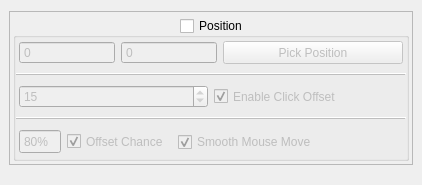
          <widget class="QWidget" name="scrollAreaWidgetContents_4">
           <property name="geometry">
            <rect>
             <x>0</x>
             <y>0</y>
             <width>422</width>
             <height>185</height>
            </rect>
           </property>
           <layout class="QVBoxLayout" name="verticalLayout_15">
            <property name="leftMargin">
             <number>9</number>
            </property>
            <property name="topMargin">
             <number>9</number>
            </property>
            <property name="rightMargin">
             <number>9</number>
            </property>
            <property name="bottomMargin">
             <number>9</number>
            </property>
            <item>
             <widget class="QFrame" name="frame_27">
              <property name="sizePolicy">
               <sizepolicy hsizetype="Preferred" vsizetype="Maximum">
                <horstretch>0</horstretch>
                <verstretch>0</verstretch>
               </sizepolicy>
              </property>
              <property name="frameShape">
               <enum>QFrame::Shape::StyledPanel</enum>
              </property>
              <property name="frameShadow">
               <enum>QFrame::Shadow::Raised</enum>
              </property>
              <layout class="QVBoxLayout" name="verticalLayout_18">
               <property name="leftMargin">
                <number>3</number>
               </property>
               <property name="topMargin">
                <number>6</number>
               </property>
               <property name="rightMargin">
                <number>3</number>
               </property>
               <property name="bottomMargin">
                <number>3</number>
               </property>
               <item>
                <widget class="QGroupBox" name="PositionGroupBox">
                 <property name="sizePolicy">
                  <sizepolicy hsizetype="Minimum" vsizetype="Maximum">
                   <horstretch>0</horstretch>
                   <verstretch>0</verstretch>
                  </sizepolicy>
                 </property>
                 <property name="toolTipDuration">
                  <number>-1</number>
                 </property>
                 <property name="locale">
                  <locale language="English" country="UnitedStates"/>
                 </property>
                 <property name="title">
                  <string>Position</string>
                 </property>
                 <property name="alignment">
                  <set>Qt::AlignmentFlag::AlignHCenter|Qt::AlignmentFlag::AlignTop</set>
                 </property>
                 <property name="flat">
                  <bool>true</bool>
                 </property>
                 <property name="checkable">
                  <bool>true</bool>
                 </property>
                 <property name="checked">
                  <bool>false</bool>
                 </property>
                 <layout class="QVBoxLayout" name="verticalLayout_2">
                  <property name="spacing">
                   <number>6</number>
                  </property>
                  <property name="leftMargin">
                   <number>0</number>
                  </property>
                  <property name="topMargin">
                   <number>0</number>
                  </property>
                  <property name="rightMargin">
                   <number>0</number>
                  </property>
                  <property name="bottomMargin">
                   <number>0</number>
                  </property>
                  <item>
                   <widget class="QFrame" name="frame_3">
                    <property name="frameShape">
                     <enum>QFrame::Shape::NoFrame</enum>
                    </property>
                    <property name="frameShadow">
                     <enum>QFrame::Shadow::Plain</enum>
                    </property>
                    <property name="lineWidth">
                     <number>1</number>
                    </property>
                    <layout class="QHBoxLayout" name="horizontalLayout_6">
                     <property name="leftMargin">
                      <number>3</number>
                     </property>
                     <property name="topMargin">
                      <number>3</number>
                     </property>
                     <property name="rightMargin">
                      <number>3</number>
                     </property>
                     <property name="bottomMargin">
                      <number>3</number>
                     </property>
                     <item>
                      <widget class="QSpinBox" name="PosXInput">
                       <property name="maximumSize">
                        <size>
                         <width>96</width>
                         <height>25</height>
                        </size>
                       </property>
                       <property name="toolTip">
                        <string>X position on screen</string>
                       </property>
                       <property name="toolTipDuration">
                        <number>-1</number>
                       </property>
                       <property name="locale">
                        <locale language="English" country="UnitedStates"/>
                       </property>
                       <property name="frame">
                        <bool>true</bool>
                       </property>
                       <property name="readOnly">
                        <bool>false</bool>
                       </property>
                       <property name="buttonSymbols">
                        <enum>QAbstractSpinBox::ButtonSymbols::NoButtons</enum>
                       </property>
                       <property name="maximum">
                        <number>999999</number>
                       </property>
                       <property name="value">
                        <number>0</number>
                       </property>
                      </widget>
                     </item>
                     <item>
                      <widget class="QSpinBox" name="PosYInput">
                       <property name="maximumSize">
                        <size>
                         <width>96</width>
                         <height>25</height>
                        </size>
                       </property>
                       <property name="toolTip">
                        <string>Y position on screen</string>
                       </property>
                       <property name="toolTipDuration">
                        <number>-1</number>
                       </property>
                       <property name="locale">
                        <locale language="English" country="UnitedStates"/>
                       </property>
                       <property name="frame">
                        <bool>true</bool>
                       </property>
                       <property name="readOnly">
                        <bool>false</bool>
                       </property>
                       <property name="buttonSymbols">
                        <enum>QAbstractSpinBox::ButtonSymbols::NoButtons</enum>
                       </property>
                       <property name="maximum">
                        <number>999999</number>
                       </property>
                       <property name="value">
                        <number>0</number>
                       </property>
                      </widget>
                     </item>
                     <item>
                      <widget class="QPushButton" name="PickPositionButton">
                       <property name="minimumSize">
                        <size>
                         <width>175</width>
                         <height>20</height>
                        </size>
                       </property>
                       <property name="maximumSize">
                        <size>
                         <width>16777215</width>
                         <height>25</height>
                        </size>
                       </property>
                       <property name="toolTip">
                        <string>pick where the autoclicker should click (the mouse can not be moved while the autoclicker is active)</string>
                       </property>
                       <property name="toolTipDuration">
                        <number>-1</number>
                       </property>
                       <property name="locale">
                        <locale language="English" country="UnitedStates"/>
                       </property>
                       <property name="text">
                        <string>Pick Position</string>
                       </property>
                      </widget>
                     </item>
                    </layout>
                   </widget>
                  </item>
                  <item>
                   <widget class="Line" name="line_2">
                    <property name="frameShadow">
                     <enum>QFrame::Shadow::Raised</enum>
                    </property>
                    <property name="lineWidth">
                     <number>1</number>
                    </property>
                    <property name="orientation">
                     <enum>Qt::Orientation::Horizontal</enum>
                    </property>
                   </widget>
                  </item>
                  <item>
                   <widget class="QFrame" name="frame_4">
                    <property name="frameShape">
                     <enum>QFrame::Shape::NoFrame</enum>
                    </property>
                    <property name="frameShadow">
                     <enum>QFrame::Shadow::Plain</enum>
                    </property>
                    <layout class="QHBoxLayout" name="horizontalLayout_11">
                     <property name="leftMargin">
                      <number>3</number>
                     </property>
                     <property name="topMargin">
                      <number>3</number>
                     </property>
                     <property name="rightMargin">
                      <number>3</number>
                     </property>
                     <property name="bottomMargin">
                      <number>3</number>
                     </property>
                     <item>
                      <widget class="QSpinBox" name="OffsetInput">
                       <property name="maximumSize">
                        <size>
                         <width>200</width>
                         <height>25</height>
                        </size>
                       </property>
                       <property name="toolTip">
                        <string>&lt;html&gt;&lt;head/&gt;&lt;body&gt;&lt;p&gt;Click offset will move the mouse between each click. This feature is designed to make the clicker seem more &amp;quot;human&amp;quot;. &lt;/p&gt;&lt;p&gt;&lt;span style=&quot; font-weight:700;&quot;&gt;A value between 3 and 10 is recommended&lt;/span&gt;&lt;/p&gt;&lt;p&gt;Please note that I have no clue if this actually does anything against the detection of this autoclicker :)&lt;/p&gt;&lt;/body&gt;&lt;/html&gt;</string>
                       </property>
                       <property name="toolTipDuration">
                        <number>-1</number>
                       </property>
                       <property name="locale">
                        <locale language="English" country="UnitedStates"/>
                       </property>
                       <property name="maximum">
                        <number>1000</number>
                       </property>
                       <property name="value">
                        <number>15</number>
                       </property>
                      </widget>
                     </item>
                     <item>
                      <widget class="QCheckBox" name="OffsetCheckBox">
                       <property name="maximumSize">
                        <size>
                         <width>16777215</width>
                         <height>25</height>
                        </size>
                       </property>
                       <property name="toolTipDuration">
                        <number>-1</number>
                       </property>
                       <property name="locale">
                        <locale language="English" country="UnitedStates"/>
                       </property>
                       <property name="text">
                        <string>Enable Click Offset</string>
                       </property>
                       <property name="checked">
                        <bool>true</bool>
                       </property>
                      </widget>
                     </item>
                    </layout>
                   </widget>
                  </item>
                  <item>
                   <widget class="Line" name="line_3">
                    <property name="frameShadow">
                     <enum>QFrame::Shadow::Raised</enum>
                    </property>
                    <property name="lineWidth">
                     <number>1</number>
                    </property>
                    <property name="orientation">
                     <enum>Qt::Orientation::Horizontal</enum>
                    </property>
                   </widget>
                  </item>
                  <item>
                   <widget class="QFrame" name="frame_14">
                    <property name="frameShape">
                     <enum>QFrame::Shape::NoFrame</enum>
                    </property>
                    <property name="frameShadow">
                     <enum>QFrame::Shadow::Plain</enum>
                    </property>
                    <layout class="QHBoxLayout" name="horizontalLayout_21">
                     <property name="leftMargin">
                      <number>3</number>
                     </property>
                     <property name="topMargin">
                      <number>3</number>
                     </property>
                     <property name="rightMargin">
                      <number>3</number>
                     </property>
                     <property name="bottomMargin">
                      <number>3</number>
                     </property>
                     <item>
                      <widget class="QSpinBox" name="OffsetChanceInput">
                       <property name="maximumSize">
                        <size>
                         <width>50</width>
                         <height>25</height>
                        </size>
                       </property>
                       <property name="toolTip">
                        <string>&lt;html&gt;&lt;head/&gt;&lt;body&gt;&lt;p&gt;Speed Variation changes how fast the autoclicker clicks every click, averaging to the number of clicks set.&lt;/p&gt;&lt;p&gt;(50% at 10 clicks per second will fluctuate between 5 and 15 clicks per second, averaging to 10cps.)&lt;/p&gt;&lt;p&gt;&lt;span style=&quot; font-weight:700;&quot;&gt;A value between 10 and 90 is recommended&lt;/span&gt;&lt;/p&gt;&lt;/body&gt;&lt;/html&gt;</string>
                       </property>
                       <property name="toolTipDuration">
                        <number>-1</number>
                       </property>
                       <property name="locale">
                        <locale language="English" country="UnitedStates"/>
                       </property>
                       <property name="frame">
                        <bool>true</bool>
                       </property>
                       <property name="readOnly">
                        <bool>false</bool>
                       </property>
                       <property name="buttonSymbols">
                        <enum>QAbstractSpinBox::ButtonSymbols::NoButtons</enum>
                       </property>
                       <property name="suffix">
                        <string>%</string>
                       </property>
                       <property name="maximum">
                        <number>100</number>
                       </property>
                       <property name="singleStep">
                        <number>5</number>
                       </property>
                       <property name="value">
                        <number>80</number>
                       </property>
                      </widget>
                     </item>
                     <item>
                      <widget class="QCheckBox" name="OffsetChanceCheckBox">
                       <property name="maximumSize">
                        <size>
                         <width>16777215</width>
                         <height>25</height>
                        </size>
                       </property>
                       <property name="toolTipDuration">
                        <number>-1</number>
                       </property>
                       <property name="locale">
                        <locale language="English" country="UnitedStates"/>
                       </property>
                       <property name="text">
                        <string>Offset Chance</string>
                       </property>
                       <property name="checked">
                        <bool>true</bool>
                       </property>
                      </widget>
                     </item>
                     <item>
                      <widget class="QFrame" name="frame_13">
                       <property name="frameShape">
                        <enum>QFrame::Shape::NoFrame</enum>
                       </property>
                       <property name="frameShadow">
                        <enum>QFrame::Shadow::Plain</enum>
                       </property>
                       <layout class="QHBoxLayout" name="horizontalLayout_20">
                        <property name="leftMargin">
                         <number>3</number>
                        </property>
                        <property name="topMargin">
                         <number>3</number>
                        </property>
                        <property name="rightMargin">
                         <number>3</number>
                        </property>
                        <property name="bottomMargin">
                         <number>3</number>
                        </property>
                        <item>
                         <widget class="QCheckBox" name="SmoothingCheckBox">
                          <property name="maximumSize">
                           <size>
                            <width>16777215</width>
                            <height>25</height>
                           </size>
                          </property>
                          <property name="toolTip">
                           <string>&lt;html&gt;&lt;head/&gt;&lt;body&gt;&lt;p&gt;only works up to 50 clicks per second. moves mouse smoothly instead of teleporting cursor.&lt;/p&gt;&lt;/body&gt;&lt;/html&gt;</string>
                          </property>
                          <property name="toolTipDuration">
                           <number>-1</number>
                          </property>
                          <property name="locale">
                           <locale language="English" country="UnitedStates"/>
                          </property>
                          <property name="text">
                           <string>Smooth Mouse Move</string>
                          </property>
                          <property name="checked">
                           <bool>true</bool>
                          </property>
                         </widget>
                        </item>
                        <item>
                         <spacer name="horizontalSpacer_3">
                          <property name="orientation">
                           <enum>Qt::Orientation::Horizontal</enum>
                          </property>
                          <property name="sizeType">
                           <enum>QSizePolicy::Policy::Expanding</enum>
                          </property>
                          <property name="sizeHint" stdset="0">
                           <size>
                            <width>40</width>
                            <height>20</height>
                           </size>
                          </property>
                         </spacer>
                        </item>
                       </layout>
                      </widget>
                     </item>
                    </layout>
                   </widget>
                  </item>
                 </layout>
                </widget>
               </item>
              </layout>
             </widget>
            </item>
            <item>
             <widget class="QFrame" name="frame_29">
              <property name="sizePolicy">
               <sizepolicy hsizetype="Minimum" vsizetype="Maximum">
                <horstretch>0</horstretch>
                <verstretch>0</verstretch>
               </sizepolicy>
              </property>
              <property name="frameShape">
               <enum>QFrame::Shape::NoFrame</enum>
              </property>
              <property name="frameShadow">
               <enum>QFrame::Shadow::Raised</enum>
              </property>
              <layout class="QVBoxLayout" name="verticalLayout_19">
               <property name="spacing">
                <number>0</number>
               </property>
               <property name="sizeConstraint">
                <enum>QLayout::SizeConstraint::SetMaximumSize</enum>
               </property>
               <property name="leftMargin">
                <number>0</number>
               </property>
               <property name="topMargin">
                <number>0</number>
               </property>
               <property name="rightMargin">
                <number>0</number>
               </property>
               <property name="bottomMargin">
                <number>0</number>
               </property>
              </layout>
             </widget>
            </item>
           </layout>
          </widget>
